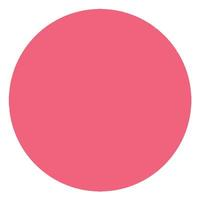
#> input picture Codes/circles.jpg, 200 x 200 px
$ python circular_hough_transform.py
#> lines starting #> are read from the running program, lines starting #| are printed output that depends on the picture; after the words box and inside, x2 and y2 are one past the last pixel; in counts of white or black regions, pixels touching at a corner belong together
import cv2 as cv
import numpy as np

from math import floor

def gen_frustum_template(rmin, rmax, rstep):

	frustum_template = np.zeros((2*rmax+1, 2*rmax+1, floor((rmax - rmin)/rstep)+1), dtype=np.uint8)

	# iterate through all radii and draw circles
	radius = rmin
	layer_index = 0

	circle_template = np.empty((2*rmax+1, 2*rmax+1), dtype=np.uint8)

	while radius <= rmax:

		circle_template.fill(0)
		cv.circle(circle_template, (rmax, rmax), radius, 1, 1)
		frustum_template[:,:,layer_index] = circle_template

		radius += rstep
		layer_index += 1

	return frustum_template


def comp_accumulator_values(edge_img, rmax, frustum_template):

	accumulator = np.zeros((edge_img.shape[0], edge_img.shape[1], frustum_template.shape[2]), dtype=np.uint32)

	for i in range(edge_img.shape[0]):
		for j in range(edge_img.shape[1]):

			# image[i,j] is an edge point
			if edge_img[i,j] > 127:
				accumulator[max(i-rmax,0):min(i+rmax+1, edge_img.shape[0]),max(j-rmax,0):min(j+rmax+1, edge_img.shape[1])] += frustum_template[max(rmax-i, 0):rmax+min(edge_img.shape[0]-i,rmax+1), max(rmax-j, 0):rmax+min(edge_img.shape[1]-j,rmax+1)]

	return accumulator


if __name__ == '__main__':

	# Read preprocessed edge extracted image
	img = cv.imread('circles.jpg', cv.IMREAD_GRAYSCALE)
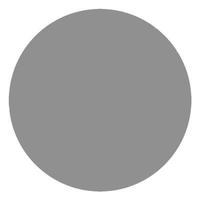
#> img: shape (200, 200); min 119, max 255, mean 182.2
	edges_img = cv.Canny(img, 200, 100)
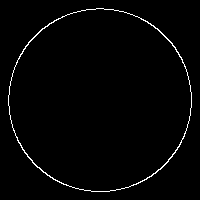
#> edges_img: shape (200, 200); 1.7% white in thin lines or dots, all inside (x1, y1, x2, y2) = (8, 8, 192, 192)

	cv.imshow('image', edges_img)
	while cv.waitKey(0) & 0xFF != ord('\r'):
#> (key Esc is pressed here)
#> (key Enter is pressed here)
		pass

	frustum_template = gen_frustum_template(4, min(edges_img.shape)//2, 2)
#> after the loop in gen_frustum_template, `while radius <= rmax:`:
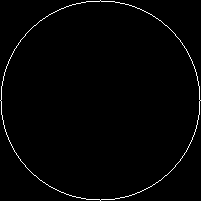
#> circle_template: shape (201, 201); values 0 (black) and 1 (white), 1.4% white in thin lines or dots
	accumulator = comp_accumulator_values(edges_img, min(edges_img.shape)//2, frustum_template)

	print('Accumulator matrix values computed ...')

	for i in range(10):

		circles = np.where(accumulator == np.max(accumulator))
#> circles = ([100], [100], [44])
		# print(circles)
		print("Center : (",circles[0][0],",",circles[1][0],"), Radius : ", circles[2][0]*2+4, "pixels")
#| Center : ( 100 , 100 ), Radius :  92 pixels

		img = cv.imread('circles.jpg', cv.IMREAD_COLOR)
#> img is the input picture: shape (200, 200, 3); mean B, G, R 169.7, 152.7, 244.9
		cv.circle(img, (circles[0][0], circles[1][0]), circles[2][0]*2+4, (0,0,255), 0)
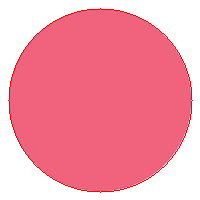
#> img: shape (200, 200, 3); 1.3% of pixels changed, all inside (x1, y1, x2, y2) = (8, 8, 193, 193)

		cv.imshow('image', img)
		while cv.waitKey(0) & 0xFF != ord('\r'):
#> (key Esc is pressed here)
#> (key Enter is pressed here)
			pass

		accumulator[circles] = 0
